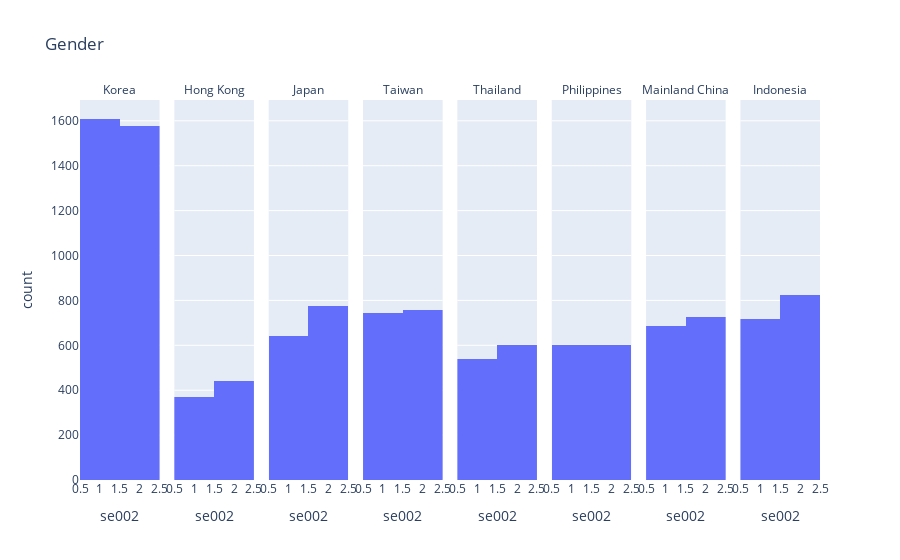
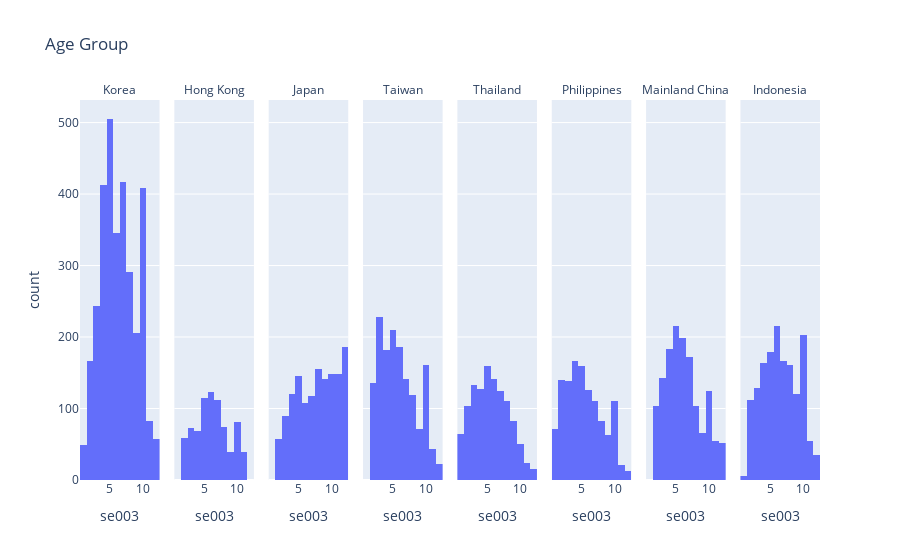
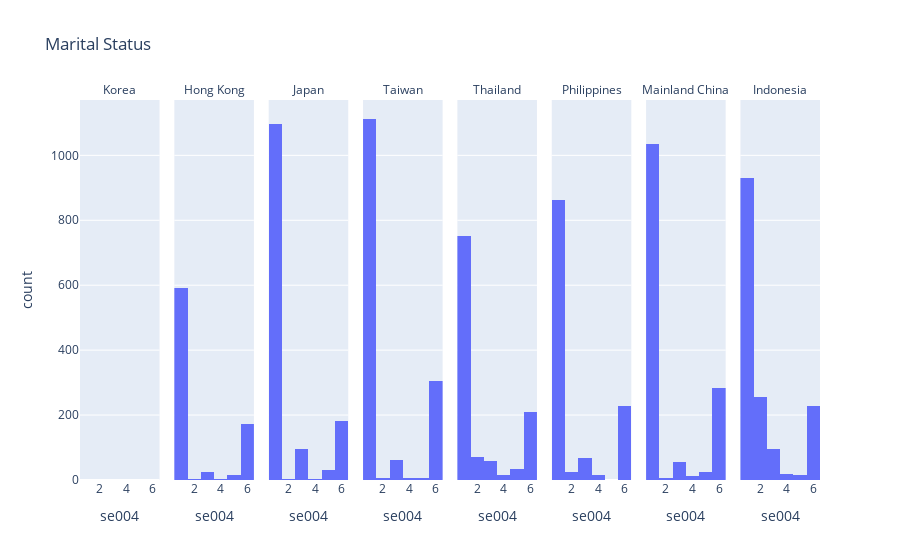
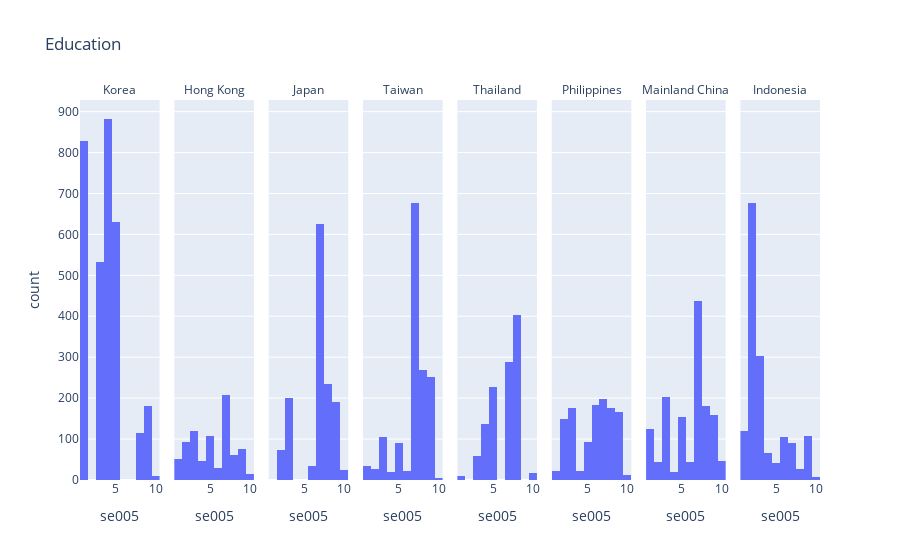

The notebook cell these images were saved under, in order:
### Markdown cell above
### Demographic variables: gender, age, marital status, education, repligion, and religiosity

### Code cell
variable_map = {"se002": "Gender", "se003":"Age Group", "se004":"Marital Status", "se005":"Education", "se006": "Religion", "se007":"Religiosity"}
options_map = {"se002": {1:"Male", 2: "Female"}, 
               "se003": {1:"18-19", 2:"20-24", 3:"25-29", 4:"30-34",
                        5:"35-39", 6:"40-44", 7:"45-49", 8:"50-54",
                        9:"55-59", 10:"60-70",11:"71-75", 12:"76+"},
              "se004": {1:"Married", 2:"Living-in as married", 3:"Widowed",
                       4: "Separated", 5:"Divorced", 6:"Single"},
              "se005": {1:"No formal education", 2:"Incomplete primary",
                       3:"Complete primary", 4:"Incomplete secondary: vocational",
                       5:"Complete secondary: vocational", 6:"Incomplete secondary",
                       7: "Complete secondary", 8:"Some university",
                       9:"University", 10:"Post-graduate"},
              "se006": {10:"Roman Catholic", 20:"Protestant", 30:"Jews", 40: "Islam",
                       50:"Hindu", 60: "Buddhist", 70:"Other Asian religions"},
              "se007":{1:"Several times a day", 2:"Once a day", 3:"Several times a week",
                      4:"Once a week", 5:"Once a month", 6:"Only on special religious days",
                      7: "Once a year", 8:"Less often", 9:"Practically never"},
              "q127": {
                  1:"Strongly agree", 2:"Somewhat agree", 3:"Somewhat disagree", 4:"Strongly disagree"}
              }
df["age"] = df["se003"].apply(lambda x: np.nan if x not in options_map["se003"] else options_map["se003"][x])
df["voted"] = df["q027"].apply(lambda x: "Yes" if x == 2 else "No")
df["complicated"] = df["q127"].apply(lambda x: np.nan if x not in options_map["q127"] else options_map["q127"][x])
# for i in range(2,8):
#     df["se00"+str(i)+"_name"] = df["se00"+str(i)].apply(lambda x: 
#                                                         options_map["se00"+str(i)][x["se00"+str(i)]] if x["se00"+str(i)] in options_map["se00"+str(i)] else "Nan")
for i in range(2,8):
    fig = px.histogram(df, 
                       "se00"+str(i), 
                       facet_col="name", 
                       title=variable_map["se00"+str(i)])
    fig.for_each_annotation(lambda a: a.update(text=a.text.split("=")[-1]))
    fig.show()

### Figure 1 — Plotly figure (JSON) as saved in the notebook; plotly's stock layout.template omitted (floating-point values rounded to 4 significant figures; data arrays with more than 128 entries replaced by an {"elided": "..."} marker saying what was removed)
{"data": [{"alignmentgroup": "True", "bingroup": "x", "hovertemplate": "name=Korea<br>se002=%{x}<br>count=%{y}<extra></extra>", "legendgroup": "", "marker": {"color": "#636efa"}, "name": "", "offsetgroup": "", "orientation": "v", "showlegend": false, "type": "histogram", "x": {"elided": "3183 int values"}, "xaxis": "x", "yaxis": "y"}, {"alignmentgroup": "True", "bingroup": "x", "hovertemplate": "name=Hong Kong<br>se002=%{x}<br>count=%{y}<extra></extra>", "legendgroup": "", "marker": {"color": "#636efa"}, "name": "", "offsetgroup": "", "orientation": "v", "showlegend": false, "type": "histogram", "x": {"elided": "811 int values"}, "xaxis": "x2", "yaxis": "y2"}, {"alignmentgroup": "True", "bingroup": "x", "hovertemplate": "name=Japan<br>se002=%{x}<br>count=%{y}<extra></extra>", "legendgroup": "", "marker": {"color": "#636efa"}, "name": "", "offsetgroup": "", "orientation": "v", "showlegend": false, "type": "histogram", "x": {"elided": "1418 int values"}, "xaxis": "x3", "yaxis": "y3"}, {"alignmentgroup": "True", "bingroup": "x", "hovertemplate": "name=Taiwan<br>se002=%{x}<br>count=%{y}<extra></extra>", "legendgroup": "", "marker": {"color": "#636efa"}, "name": "", "offsetgroup": "", "orientation": "v", "showlegend": false, "type": "histogram", "x": {"elided": "1500 int values"}, "xaxis": "x4", "yaxis": "y4"}, {"alignmentgroup": "True", "bingroup": "x", "hovertemplate": "name=Thailand<br>se002=%{x}<br>count=%{y}<extra></extra>", "legendgroup": "", "marker": {"color": "#636efa"}, "name": "", "offsetgroup": "", "orientation": "v", "showlegend": false, "type": "histogram", "x": {"elided": "1144 int values"}, "xaxis": "x5", "yaxis": "y5"}, {"alignmentgroup": "True", "bingroup": "x", "hovertemplate": "name=Philippines<br>se002=%{x}<br>count=%{y}<extra></extra>", "legendgroup": "", "marker": {"color": "#636efa"}, "name": "", "offsetgroup": "", "orientation": "v", "showlegend": false, "type": "histogram", "x": {"elided": "1200 int values"}, "xaxis": "x6", "yaxis": "y6"}, {"alignmentgroup": "True", "bingroup": "x", "hovertemplate": "name=Mainland China<br>se002=%{x}<br>count=%{y}<extra></extra>", "legendgroup": "", "marker": {"color": "#636efa"}, "name": "", "offsetgroup": "", "orientation": "v", "showlegend": false, "type": "histogram", "x": {"elided": "1415 int values"}, "xaxis": "x7", "yaxis": "y7"}, {"alignmentgroup": "True", "bingroup": "x", "hovertemplate": "name=Indonesia<br>se002=%{x}<br>count=%{y}<extra></extra>", "legendgroup": "", "marker": {"color": "#636efa"}, "name": "", "offsetgroup": "", "orientation": "v", "showlegend": false, "type": "histogram", "x": {"elided": "1546 int values"}, "xaxis": "x8", "yaxis": "y8"}], "layout": {"annotations": [{"font": {}, "showarrow": false, "text": "Korea", "x": 0.05375, "xanchor": "center", "xref": "paper", "y": 1, "yanchor": "bottom", "yref": "paper"}, {"font": {}, "showarrow": false, "text": "Hong Kong", "x": 0.1812, "xanchor": "center", "xref": "paper", "y": 1, "yanchor": "bottom", "yref": "paper"}, {"font": {}, "showarrow": false, "text": "Japan", "x": 0.3087, "xanchor": "center", "xref": "paper", "y": 1, "yanchor": "bottom", "yref": "paper"}, {"font": {}, "showarrow": false, "text": "Taiwan", "x": 0.4363, "xanchor": "center", "xref": "paper", "y": 1, "yanchor": "bottom", "yref": "paper"}, {"font": {}, "showarrow": false, "text": "Thailand", "x": 0.5637, "xanchor": "center", "xref": "paper", "y": 1, "yanchor": "bottom", "yref": "paper"}, {"font": {}, "showarrow": false, "text": "Philippines", "x": 0.6912, "xanchor": "center", "xref": "paper", "y": 1, "yanchor": "bottom", "yref": "paper"}, {"font": {}, "showarrow": false, "text": "Mainland China", "x": 0.8188, "xanchor": "center", "xref": "paper", "y": 1, "yanchor": "bottom", "yref": "paper"}, {"font": {}, "showarrow": false, "text": "Indonesia", "x": 0.9463, "xanchor": "center", "xref": "paper", "y": 1, "yanchor": "bottom", "yref": "paper"}], "barmode": "relative", "legend": {"tracegroupgap": 0}, "title": {"text": "Gender"}, "xaxis": {"anchor": "y", "domain": [0, 0.1075], "title": {"text": "se002"}}, "xaxis2": {"anchor": "y2", "domain": [0.1275, 0.235], "matches": "x", "title": {"text": "se002"}}, "xaxis3": {"anchor": "y3", "domain": [0.255, 0.3625], "matches": "x", "title": {"text": "se002"}}, "xaxis4": {"anchor": "y4", "domain": [0.3825, 0.49], "matches": "x", "title": {"text": "se002"}}, "xaxis5": {"anchor": "y5", "domain": [0.51, 0.6175], "matches": "x", "title": {"text": "se002"}}, "xaxis6": {"anchor": "y6", "domain": [0.6375, 0.745], "matches": "x", "title": {"text": "se002"}}, "xaxis7": {"anchor": "y7", "domain": [0.765, 0.8725], "matches": "x", "title": {"text": "se002"}}, "xaxis8": {"anchor": "y8", "domain": [0.8925, 1], "matches": "x", "title": {"text": "se002"}}, "yaxis": {"anchor": "x", "domain": [0, 1], "title": {"text": "count"}}, "yaxis2": {"anchor": "x2", "domain": [0, 1], "matches": "y", "showticklabels": false}, "yaxis3": {"anchor": "x3", "domain": [0, 1], "matches": "y", "showticklabels": false}, "yaxis4": {"anchor": "x4", "domain": [0, 1], "matches": "y", "showticklabels": false}, "yaxis5": {"anchor": "x5", "domain": [0, 1], "matches": "y", "showticklabels": false}, "yaxis6": {"anchor": "x6", "domain": [0, 1], "matches": "y", "showticklabels": false}, "yaxis7": {"anchor": "x7", "domain": [0, 1], "matches": "y", "showticklabels": false}, "yaxis8": {"anchor": "x8", "domain": [0, 1], "matches": "y", "showticklabels": false}}}

### Figure 2 — Plotly figure (JSON) as saved in the notebook; plotly's stock layout.template omitted (floating-point values rounded to 4 significant figures; data arrays with more than 128 entries replaced by an {"elided": "..."} marker saying what was removed)
{"data": [{"alignmentgroup": "True", "bingroup": "x", "hovertemplate": "name=Korea<br>se003=%{x}<br>count=%{y}<extra></extra>", "legendgroup": "", "marker": {"color": "#636efa"}, "name": "", "offsetgroup": "", "orientation": "v", "showlegend": false, "type": "histogram", "x": {"elided": "3183 int values"}, "xaxis": "x", "yaxis": "y"}, {"alignmentgroup": "True", "bingroup": "x", "hovertemplate": "name=Hong Kong<br>se003=%{x}<br>count=%{y}<extra></extra>", "legendgroup": "", "marker": {"color": "#636efa"}, "name": "", "offsetgroup": "", "orientation": "v", "showlegend": false, "type": "histogram", "x": {"elided": "811 int values"}, "xaxis": "x2", "yaxis": "y2"}, {"alignmentgroup": "True", "bingroup": "x", "hovertemplate": "name=Japan<br>se003=%{x}<br>count=%{y}<extra></extra>", "legendgroup": "", "marker": {"color": "#636efa"}, "name": "", "offsetgroup": "", "orientation": "v", "showlegend": false, "type": "histogram", "x": {"elided": "1418 int values"}, "xaxis": "x3", "yaxis": "y3"}, {"alignmentgroup": "True", "bingroup": "x", "hovertemplate": "name=Taiwan<br>se003=%{x}<br>count=%{y}<extra></extra>", "legendgroup": "", "marker": {"color": "#636efa"}, "name": "", "offsetgroup": "", "orientation": "v", "showlegend": false, "type": "histogram", "x": {"elided": "1500 int values"}, "xaxis": "x4", "yaxis": "y4"}, {"alignmentgroup": "True", "bingroup": "x", "hovertemplate": "name=Thailand<br>se003=%{x}<br>count=%{y}<extra></extra>", "legendgroup": "", "marker": {"color": "#636efa"}, "name": "", "offsetgroup": "", "orientation": "v", "showlegend": false, "type": "histogram", "x": {"elided": "1144 int values"}, "xaxis": "x5", "yaxis": "y5"}, {"alignmentgroup": "True", "bingroup": "x", "hovertemplate": "name=Philippines<br>se003=%{x}<br>count=%{y}<extra></extra>", "legendgroup": "", "marker": {"color": "#636efa"}, "name": "", "offsetgroup": "", "orientation": "v", "showlegend": false, "type": "histogram", "x": {"elided": "1200 int values"}, "xaxis": "x6", "yaxis": "y6"}, {"alignmentgroup": "True", "bingroup": "x", "hovertemplate": "name=Mainland China<br>se003=%{x}<br>count=%{y}<extra></extra>", "legendgroup": "", "marker": {"color": "#636efa"}, "name": "", "offsetgroup": "", "orientation": "v", "showlegend": false, "type": "histogram", "x": {"elided": "1415 int values"}, "xaxis": "x7", "yaxis": "y7"}, {"alignmentgroup": "True", "bingroup": "x", "hovertemplate": "name=Indonesia<br>se003=%{x}<br>count=%{y}<extra></extra>", "legendgroup": "", "marker": {"color": "#636efa"}, "name": "", "offsetgroup": "", "orientation": "v", "showlegend": false, "type": "histogram", "x": {"elided": "1546 int values"}, "xaxis": "x8", "yaxis": "y8"}], "layout": {"annotations": [{"font": {}, "showarrow": false, "text": "Korea", "x": 0.05375, "xanchor": "center", "xref": "paper", "y": 1, "yanchor": "bottom", "yref": "paper"}, {"font": {}, "showarrow": false, "text": "Hong Kong", "x": 0.1812, "xanchor": "center", "xref": "paper", "y": 1, "yanchor": "bottom", "yref": "paper"}, {"font": {}, "showarrow": false, "text": "Japan", "x": 0.3087, "xanchor": "center", "xref": "paper", "y": 1, "yanchor": "bottom", "yref": "paper"}, {"font": {}, "showarrow": false, "text": "Taiwan", "x": 0.4363, "xanchor": "center", "xref": "paper", "y": 1, "yanchor": "bottom", "yref": "paper"}, {"font": {}, "showarrow": false, "text": "Thailand", "x": 0.5637, "xanchor": "center", "xref": "paper", "y": 1, "yanchor": "bottom", "yref": "paper"}, {"font": {}, "showarrow": false, "text": "Philippines", "x": 0.6912, "xanchor": "center", "xref": "paper", "y": 1, "yanchor": "bottom", "yref": "paper"}, {"font": {}, "showarrow": false, "text": "Mainland China", "x": 0.8188, "xanchor": "center", "xref": "paper", "y": 1, "yanchor": "bottom", "yref": "paper"}, {"font": {}, "showarrow": false, "text": "Indonesia", "x": 0.9463, "xanchor": "center", "xref": "paper", "y": 1, "yanchor": "bottom", "yref": "paper"}], "barmode": "relative", "legend": {"tracegroupgap": 0}, "title": {"text": "Age Group"}, "xaxis": {"anchor": "y", "domain": [0, 0.1075], "title": {"text": "se003"}}, "xaxis2": {"anchor": "y2", "domain": [0.1275, 0.235], "matches": "x", "title": {"text": "se003"}}, "xaxis3": {"anchor": "y3", "domain": [0.255, 0.3625], "matches": "x", "title": {"text": "se003"}}, "xaxis4": {"anchor": "y4", "domain": [0.3825, 0.49], "matches": "x", "title": {"text": "se003"}}, "xaxis5": {"anchor": "y5", "domain": [0.51, 0.6175], "matches": "x", "title": {"text": "se003"}}, "xaxis6": {"anchor": "y6", "domain": [0.6375, 0.745], "matches": "x", "title": {"text": "se003"}}, "xaxis7": {"anchor": "y7", "domain": [0.765, 0.8725], "matches": "x", "title": {"text": "se003"}}, "xaxis8": {"anchor": "y8", "domain": [0.8925, 1], "matches": "x", "title": {"text": "se003"}}, "yaxis": {"anchor": "x", "domain": [0, 1], "title": {"text": "count"}}, "yaxis2": {"anchor": "x2", "domain": [0, 1], "matches": "y", "showticklabels": false}, "yaxis3": {"anchor": "x3", "domain": [0, 1], "matches": "y", "showticklabels": false}, "yaxis4": {"anchor": "x4", "domain": [0, 1], "matches": "y", "showticklabels": false}, "yaxis5": {"anchor": "x5", "domain": [0, 1], "matches": "y", "showticklabels": false}, "yaxis6": {"anchor": "x6", "domain": [0, 1], "matches": "y", "showticklabels": false}, "yaxis7": {"anchor": "x7", "domain": [0, 1], "matches": "y", "showticklabels": false}, "yaxis8": {"anchor": "x8", "domain": [0, 1], "matches": "y", "showticklabels": false}}}

### Figure 3 — Plotly figure (JSON) as saved in the notebook; plotly's stock layout.template omitted (floating-point values rounded to 4 significant figures; data arrays with more than 128 entries replaced by an {"elided": "..."} marker saying what was removed)
{"data": [{"alignmentgroup": "True", "bingroup": "x", "hovertemplate": "name=Korea<br>se004=%{x}<br>count=%{y}<extra></extra>", "legendgroup": "", "marker": {"color": "#636efa"}, "name": "", "offsetgroup": "", "orientation": "v", "showlegend": false, "type": "histogram", "x": {"elided": "3183 null values"}, "xaxis": "x", "yaxis": "y"}, {"alignmentgroup": "True", "bingroup": "x", "hovertemplate": "name=Hong Kong<br>se004=%{x}<br>count=%{y}<extra></extra>", "legendgroup": "", "marker": {"color": "#636efa"}, "name": "", "offsetgroup": "", "orientation": "v", "showlegend": false, "type": "histogram", "x": {"elided": "811 int values"}, "xaxis": "x2", "yaxis": "y2"}, {"alignmentgroup": "True", "bingroup": "x", "hovertemplate": "name=Japan<br>se004=%{x}<br>count=%{y}<extra></extra>", "legendgroup": "", "marker": {"color": "#636efa"}, "name": "", "offsetgroup": "", "orientation": "v", "showlegend": false, "type": "histogram", "x": {"elided": "1418 int values"}, "xaxis": "x3", "yaxis": "y3"}, {"alignmentgroup": "True", "bingroup": "x", "hovertemplate": "name=Taiwan<br>se004=%{x}<br>count=%{y}<extra></extra>", "legendgroup": "", "marker": {"color": "#636efa"}, "name": "", "offsetgroup": "", "orientation": "v", "showlegend": false, "type": "histogram", "x": {"elided": "1500 int values"}, "xaxis": "x4", "yaxis": "y4"}, {"alignmentgroup": "True", "bingroup": "x", "hovertemplate": "name=Thailand<br>se004=%{x}<br>count=%{y}<extra></extra>", "legendgroup": "", "marker": {"color": "#636efa"}, "name": "", "offsetgroup": "", "orientation": "v", "showlegend": false, "type": "histogram", "x": {"elided": "1144 int values"}, "xaxis": "x5", "yaxis": "y5"}, {"alignmentgroup": "True", "bingroup": "x", "hovertemplate": "name=Philippines<br>se004=%{x}<br>count=%{y}<extra></extra>", "legendgroup": "", "marker": {"color": "#636efa"}, "name": "", "offsetgroup": "", "orientation": "v", "showlegend": false, "type": "histogram", "x": {"elided": "1200 int values"}, "xaxis": "x6", "yaxis": "y6"}, {"alignmentgroup": "True", "bingroup": "x", "hovertemplate": "name=Mainland China<br>se004=%{x}<br>count=%{y}<extra></extra>", "legendgroup": "", "marker": {"color": "#636efa"}, "name": "", "offsetgroup": "", "orientation": "v", "showlegend": false, "type": "histogram", "x": {"elided": "1415 int values"}, "xaxis": "x7", "yaxis": "y7"}, {"alignmentgroup": "True", "bingroup": "x", "hovertemplate": "name=Indonesia<br>se004=%{x}<br>count=%{y}<extra></extra>", "legendgroup": "", "marker": {"color": "#636efa"}, "name": "", "offsetgroup": "", "orientation": "v", "showlegend": false, "type": "histogram", "x": {"elided": "1546 int values"}, "xaxis": "x8", "yaxis": "y8"}], "layout": {"annotations": [{"font": {}, "showarrow": false, "text": "Korea", "x": 0.05375, "xanchor": "center", "xref": "paper", "y": 1, "yanchor": "bottom", "yref": "paper"}, {"font": {}, "showarrow": false, "text": "Hong Kong", "x": 0.1812, "xanchor": "center", "xref": "paper", "y": 1, "yanchor": "bottom", "yref": "paper"}, {"font": {}, "showarrow": false, "text": "Japan", "x": 0.3087, "xanchor": "center", "xref": "paper", "y": 1, "yanchor": "bottom", "yref": "paper"}, {"font": {}, "showarrow": false, "text": "Taiwan", "x": 0.4363, "xanchor": "center", "xref": "paper", "y": 1, "yanchor": "bottom", "yref": "paper"}, {"font": {}, "showarrow": false, "text": "Thailand", "x": 0.5637, "xanchor": "center", "xref": "paper", "y": 1, "yanchor": "bottom", "yref": "paper"}, {"font": {}, "showarrow": false, "text": "Philippines", "x": 0.6912, "xanchor": "center", "xref": "paper", "y": 1, "yanchor": "bottom", "yref": "paper"}, {"font": {}, "showarrow": false, "text": "Mainland China", "x": 0.8188, "xanchor": "center", "xref": "paper", "y": 1, "yanchor": "bottom", "yref": "paper"}, {"font": {}, "showarrow": false, "text": "Indonesia", "x": 0.9463, "xanchor": "center", "xref": "paper", "y": 1, "yanchor": "bottom", "yref": "paper"}], "barmode": "relative", "legend": {"tracegroupgap": 0}, "title": {"text": "Marital Status"}, "xaxis": {"anchor": "y", "domain": [0, 0.1075], "title": {"text": "se004"}}, "xaxis2": {"anchor": "y2", "domain": [0.1275, 0.235], "matches": "x", "title": {"text": "se004"}}, "xaxis3": {"anchor": "y3", "domain": [0.255, 0.3625], "matches": "x", "title": {"text": "se004"}}, "xaxis4": {"anchor": "y4", "domain": [0.3825, 0.49], "matches": "x", "title": {"text": "se004"}}, "xaxis5": {"anchor": "y5", "domain": [0.51, 0.6175], "matches": "x", "title": {"text": "se004"}}, "xaxis6": {"anchor": "y6", "domain": [0.6375, 0.745], "matches": "x", "title": {"text": "se004"}}, "xaxis7": {"anchor": "y7", "domain": [0.765, 0.8725], "matches": "x", "title": {"text": "se004"}}, "xaxis8": {"anchor": "y8", "domain": [0.8925, 1], "matches": "x", "title": {"text": "se004"}}, "yaxis": {"anchor": "x", "domain": [0, 1], "title": {"text": "count"}}, "yaxis2": {"anchor": "x2", "domain": [0, 1], "matches": "y", "showticklabels": false}, "yaxis3": {"anchor": "x3", "domain": [0, 1], "matches": "y", "showticklabels": false}, "yaxis4": {"anchor": "x4", "domain": [0, 1], "matches": "y", "showticklabels": false}, "yaxis5": {"anchor": "x5", "domain": [0, 1], "matches": "y", "showticklabels": false}, "yaxis6": {"anchor": "x6", "domain": [0, 1], "matches": "y", "showticklabels": false}, "yaxis7": {"anchor": "x7", "domain": [0, 1], "matches": "y", "showticklabels": false}, "yaxis8": {"anchor": "x8", "domain": [0, 1], "matches": "y", "showticklabels": false}}}

### Figure 4 — Plotly figure (JSON) as saved in the notebook; plotly's stock layout.template omitted (floating-point values rounded to 4 significant figures; data arrays with more than 128 entries replaced by an {"elided": "..."} marker saying what was removed)
{"data": [{"alignmentgroup": "True", "bingroup": "x", "hovertemplate": "name=Korea<br>se005=%{x}<br>count=%{y}<extra></extra>", "legendgroup": "", "marker": {"color": "#636efa"}, "name": "", "offsetgroup": "", "orientation": "v", "showlegend": false, "type": "histogram", "x": {"elided": "3183 int values"}, "xaxis": "x", "yaxis": "y"}, {"alignmentgroup": "True", "bingroup": "x", "hovertemplate": "name=Hong Kong<br>se005=%{x}<br>count=%{y}<extra></extra>", "legendgroup": "", "marker": {"color": "#636efa"}, "name": "", "offsetgroup": "", "orientation": "v", "showlegend": false, "type": "histogram", "x": {"elided": "811 int values"}, "xaxis": "x2", "yaxis": "y2"}, {"alignmentgroup": "True", "bingroup": "x", "hovertemplate": "name=Japan<br>se005=%{x}<br>count=%{y}<extra></extra>", "legendgroup": "", "marker": {"color": "#636efa"}, "name": "", "offsetgroup": "", "orientation": "v", "showlegend": false, "type": "histogram", "x": {"elided": "1418 int values"}, "xaxis": "x3", "yaxis": "y3"}, {"alignmentgroup": "True", "bingroup": "x", "hovertemplate": "name=Taiwan<br>se005=%{x}<br>count=%{y}<extra></extra>", "legendgroup": "", "marker": {"color": "#636efa"}, "name": "", "offsetgroup": "", "orientation": "v", "showlegend": false, "type": "histogram", "x": {"elided": "1500 int values"}, "xaxis": "x4", "yaxis": "y4"}, {"alignmentgroup": "True", "bingroup": "x", "hovertemplate": "name=Thailand<br>se005=%{x}<br>count=%{y}<extra></extra>", "legendgroup": "", "marker": {"color": "#636efa"}, "name": "", "offsetgroup": "", "orientation": "v", "showlegend": false, "type": "histogram", "x": {"elided": "1144 int values"}, "xaxis": "x5", "yaxis": "y5"}, {"alignmentgroup": "True", "bingroup": "x", "hovertemplate": "name=Philippines<br>se005=%{x}<br>count=%{y}<extra></extra>", "legendgroup": "", "marker": {"color": "#636efa"}, "name": "", "offsetgroup": "", "orientation": "v", "showlegend": false, "type": "histogram", "x": {"elided": "1200 int values"}, "xaxis": "x6", "yaxis": "y6"}, {"alignmentgroup": "True", "bingroup": "x", "hovertemplate": "name=Mainland China<br>se005=%{x}<br>count=%{y}<extra></extra>", "legendgroup": "", "marker": {"color": "#636efa"}, "name": "", "offsetgroup": "", "orientation": "v", "showlegend": false, "type": "histogram", "x": {"elided": "1415 int values"}, "xaxis": "x7", "yaxis": "y7"}, {"alignmentgroup": "True", "bingroup": "x", "hovertemplate": "name=Indonesia<br>se005=%{x}<br>count=%{y}<extra></extra>", "legendgroup": "", "marker": {"color": "#636efa"}, "name": "", "offsetgroup": "", "orientation": "v", "showlegend": false, "type": "histogram", "x": {"elided": "1546 int values"}, "xaxis": "x8", "yaxis": "y8"}], "layout": {"annotations": [{"font": {}, "showarrow": false, "text": "Korea", "x": 0.05375, "xanchor": "center", "xref": "paper", "y": 1, "yanchor": "bottom", "yref": "paper"}, {"font": {}, "showarrow": false, "text": "Hong Kong", "x": 0.1812, "xanchor": "center", "xref": "paper", "y": 1, "yanchor": "bottom", "yref": "paper"}, {"font": {}, "showarrow": false, "text": "Japan", "x": 0.3087, "xanchor": "center", "xref": "paper", "y": 1, "yanchor": "bottom", "yref": "paper"}, {"font": {}, "showarrow": false, "text": "Taiwan", "x": 0.4363, "xanchor": "center", "xref": "paper", "y": 1, "yanchor": "bottom", "yref": "paper"}, {"font": {}, "showarrow": false, "text": "Thailand", "x": 0.5637, "xanchor": "center", "xref": "paper", "y": 1, "yanchor": "bottom", "yref": "paper"}, {"font": {}, "showarrow": false, "text": "Philippines", "x": 0.6912, "xanchor": "center", "xref": "paper", "y": 1, "yanchor": "bottom", "yref": "paper"}, {"font": {}, "showarrow": false, "text": "Mainland China", "x": 0.8188, "xanchor": "center", "xref": "paper", "y": 1, "yanchor": "bottom", "yref": "paper"}, {"font": {}, "showarrow": false, "text": "Indonesia", "x": 0.9463, "xanchor": "center", "xref": "paper", "y": 1, "yanchor": "bottom", "yref": "paper"}], "barmode": "relative", "legend": {"tracegroupgap": 0}, "title": {"text": "Education"}, "xaxis": {"anchor": "y", "domain": [0, 0.1075], "title": {"text": "se005"}}, "xaxis2": {"anchor": "y2", "domain": [0.1275, 0.235], "matches": "x", "title": {"text": "se005"}}, "xaxis3": {"anchor": "y3", "domain": [0.255, 0.3625], "matches": "x", "title": {"text": "se005"}}, "xaxis4": {"anchor": "y4", "domain": [0.3825, 0.49], "matches": "x", "title": {"text": "se005"}}, "xaxis5": {"anchor": "y5", "domain": [0.51, 0.6175], "matches": "x", "title": {"text": "se005"}}, "xaxis6": {"anchor": "y6", "domain": [0.6375, 0.745], "matches": "x", "title": {"text": "se005"}}, "xaxis7": {"anchor": "y7", "domain": [0.765, 0.8725], "matches": "x", "title": {"text": "se005"}}, "xaxis8": {"anchor": "y8", "domain": [0.8925, 1], "matches": "x", "title": {"text": "se005"}}, "yaxis": {"anchor": "x", "domain": [0, 1], "title": {"text": "count"}}, "yaxis2": {"anchor": "x2", "domain": [0, 1], "matches": "y", "showticklabels": false}, "yaxis3": {"anchor": "x3", "domain": [0, 1], "matches": "y", "showticklabels": false}, "yaxis4": {"anchor": "x4", "domain": [0, 1], "matches": "y", "showticklabels": false}, "yaxis5": {"anchor": "x5", "domain": [0, 1], "matches": "y", "showticklabels": false}, "yaxis6": {"anchor": "x6", "domain": [0, 1], "matches": "y", "showticklabels": false}, "yaxis7": {"anchor": "x7", "domain": [0, 1], "matches": "y", "showticklabels": false}, "yaxis8": {"anchor": "x8", "domain": [0, 1], "matches": "y", "showticklabels": false}}}
